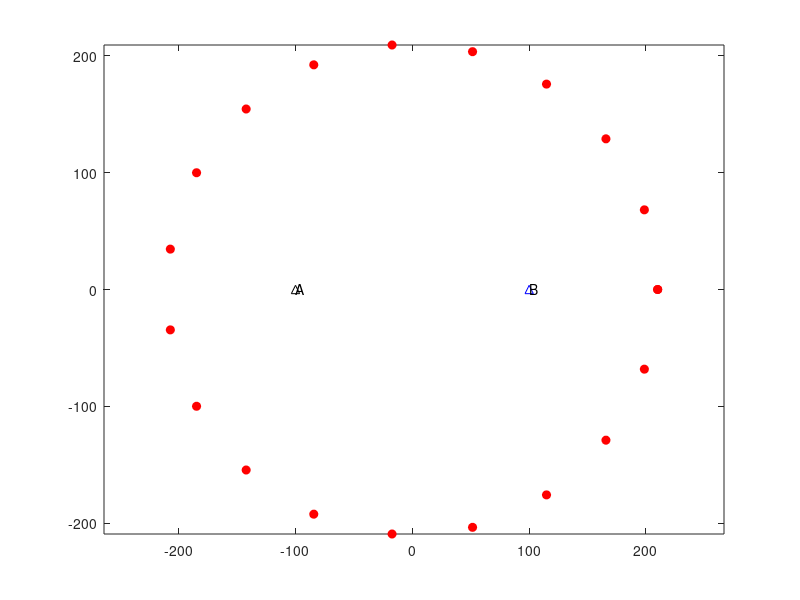

MATLAB code for this plot: (Note: this script raises an error after producing the figure.)
% create animation to demonstrate direct wave correlation for GF
clear, close all
% First, define station locations:
xA=-100;
xB=100;
yA=0;
yB=0;

%Next, set up an evenly distributed collection of sources ala Waapenar
% SEG 2005

Ns=20;
phi=linspace(0,2*pi,Ns);
r=210;
xs=r*cos(phi);
ys=r*sin(phi);

figure
plot(xA,yA,'k^',xB,yB,'b^')
hold on
text(xA,yA+1,'A');
text(xB,yB+1,'B');

plot(xs,ys,'o','MarkerFaceColor','r','MarkerEdgeColor','r')
axis equal

%%
% define a wavelet for plotting
nsamp=21;
delta=0.001;
s=stfunc(nsamp,delta,.02,.01,3);
t=(0:nsamp-1)*delta;
figure;
plot(t,s)

%%
% now compute tt for all points to A
dA=sqrt( (xA-xs).^2 + (yA-ys).^2);
c=1000; % wave speed equal 1km/s
ttA=dA/c;

% and tt for all points to B
dB=sqrt( (xB-xs).^2 + (yB-ys).^2);
c=1000; % wave speed equal 1km/s
ttB=dB/c;

%% 
% and the seismograms for A and B
tottime=ceil(max(ttB)/delta);
totsamp=tottime/delta;
seisA=zeros(Ns,totsamp);
seisB=seisA;

ttAsamp=round(ttA/delta);
ttBsamp=round(ttB/delta);
for n=1:length(ttAsamp)
    seisA(n,ttAsamp+1:ttAsamp+nsamp)=s;
    seisB(n,ttBsamp+1:ttBsamp+nsamp)=s;
end

figure

%%


